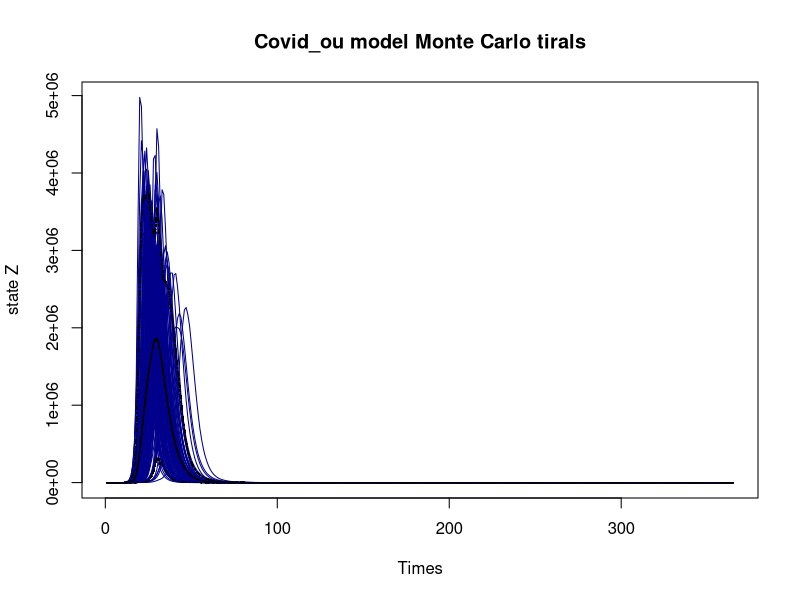
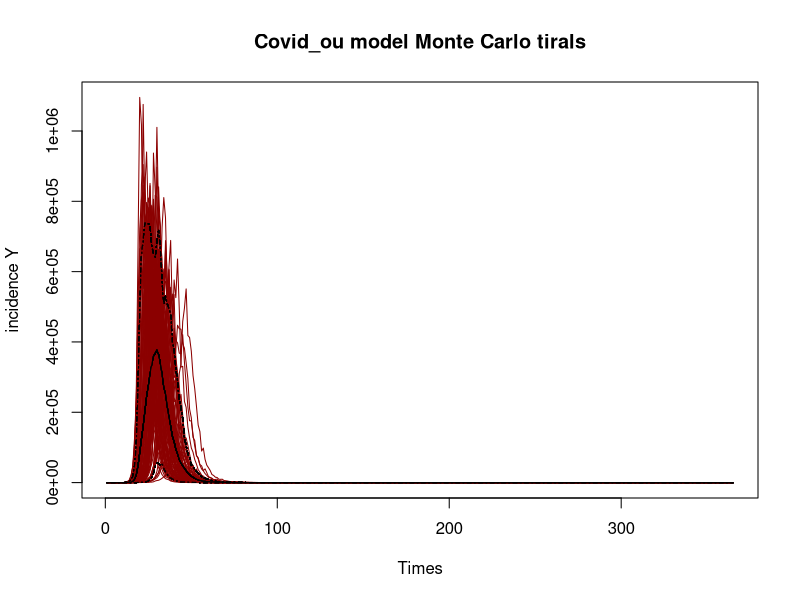
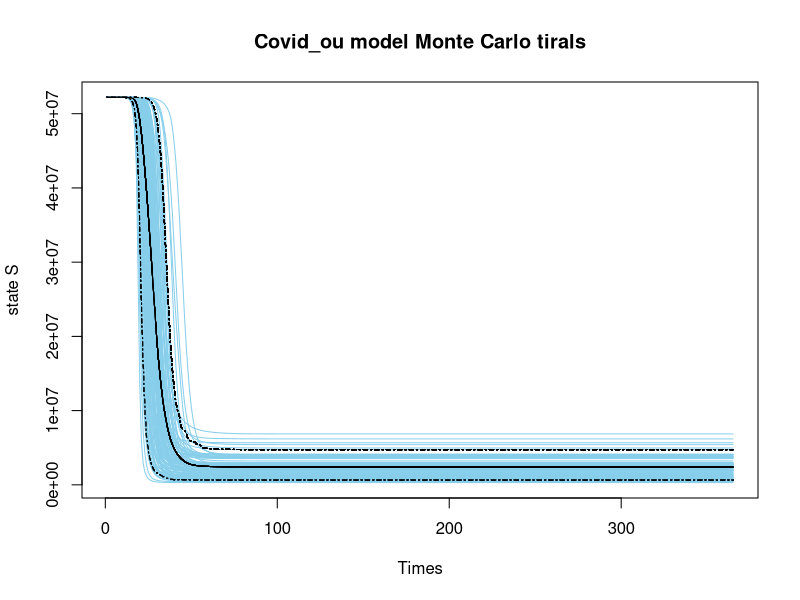
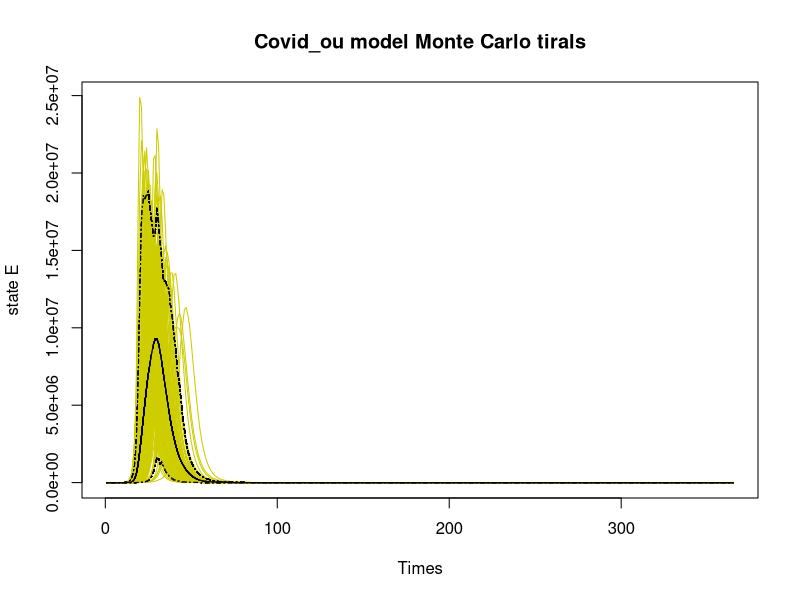
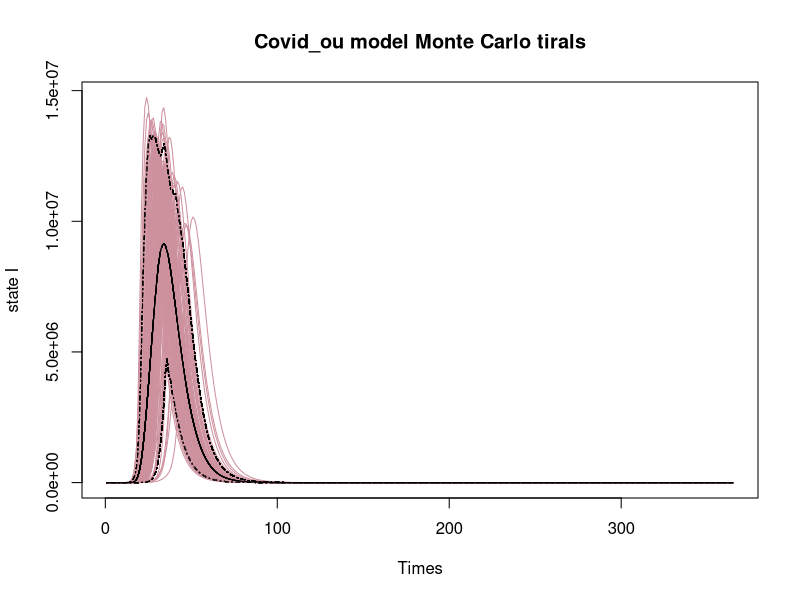
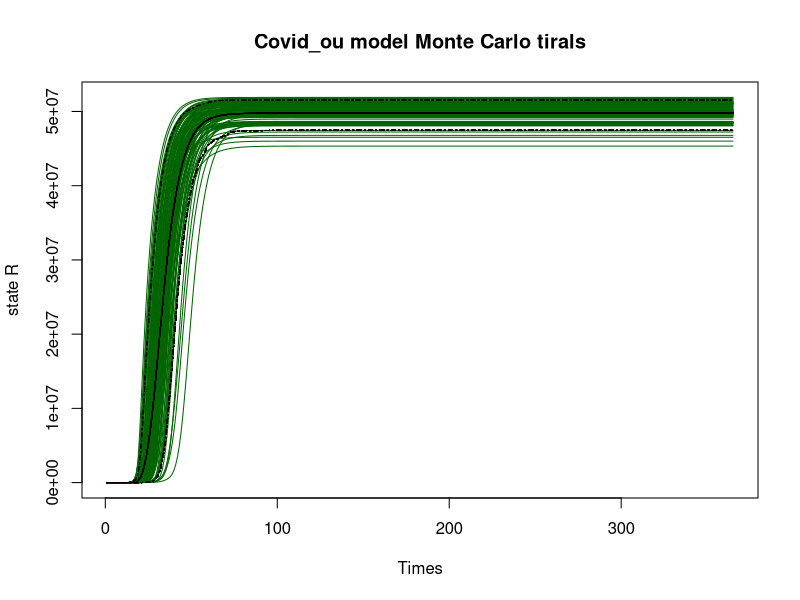
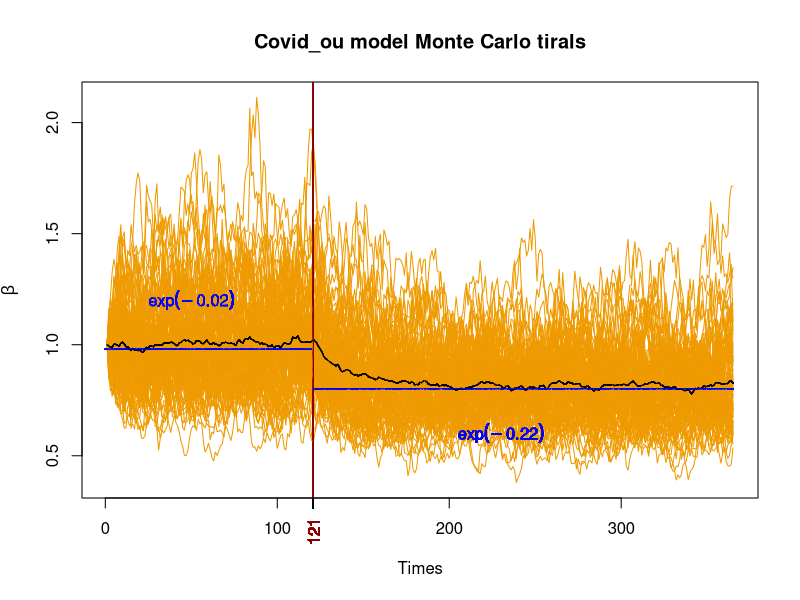
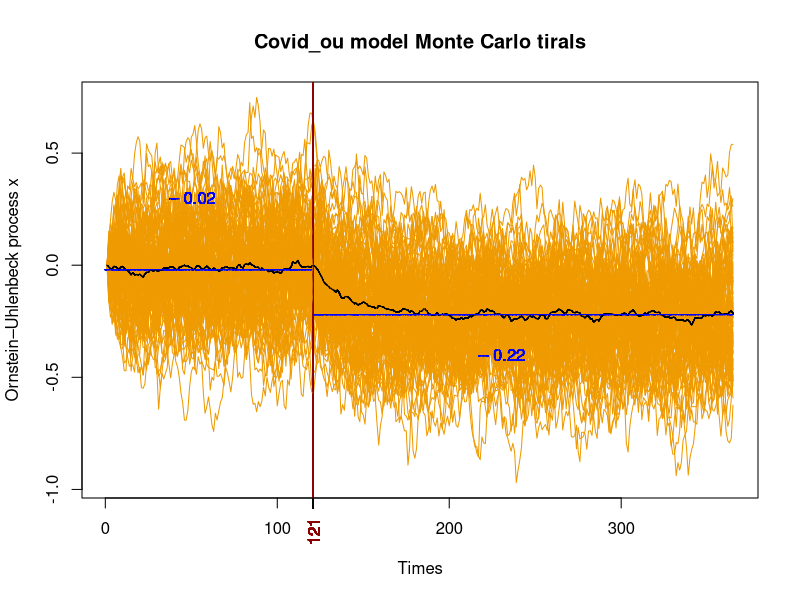

The R source for these figures, in order:
## ---- chunk 1
knitr::opts_chunk$set(echo = TRUE)
## ---- chunk 2

rm(list=ls())
require(deSolve)
set.seed(20241)


#Simulate an O-U Process
ornstein_uhlenbeck <- function(n,theta,sigma,x0,lens,mu,e){
  dt <- 1
  x<-vector(length=lens)
  for (i in 1:n) {
    if (i==1){x[i]=x0}
    else{
      x[i]  <-  x[i-1] + theta*(mu[i-1]-x[i-1])*dt + sigma*e[i-1]}
  }
  
  return(x)
}



gen_ode_model <- function(rep_time = 200, ori_seed = 20241, tims = 365, 
                          n = 52196381, pars = c(k=5, gamma=7),
                          ini_state = c(t=1,S=N-1, E=1, I=0, R=0),
                          tau = 0.1){
  
  times = 1:tims
  N = n
  
  mu = vector(length=tims) 
  for (t in 1:tims) {
    if (t <= 120){
      mu[t]=-0.02      }                    #No lock-down policy
    else {mu[t]=-0.2-0.02 }                 #Lock-down policy
  }
  mu = ts(mu)
  
  Zs = setNames(data.frame(matrix(NA, nrow = tims, ncol = rep_time)), paste0("Z", 1:rep_time))
  Ys = setNames(Zs, paste0("Y", 1:rep_time))
  dSs = setNames(Zs, paste0("dS", 1:rep_time))
  dEs = setNames(Zs, paste0("dE", 1:rep_time))
  dIs = setNames(Zs, paste0("dI", 1:rep_time))
  dRs = setNames(Zs, paste0("dR", 1:rep_time)) 
  
  # add x and e dataframe
  
  xs = setNames(Zs, paste0("x", 1:rep_time))
  es = setNames(Zs, paste0("e", 1:rep_time))
  
  
  params = pars   
  initial_state = ini_state
  tau1 = tau
  
  #Main ODE Model
  Covid_OU <- function(time, current_state, params){
    
    with(as.list(c(current_state, params)),{
      
      N <- S+E+I+R
      dt <- 1
      dS <- -exp(x[t])*S*(E+0.1*I)/N
      dE <- exp(x[t])*S*(E+0.1*I)/N - E*(1/k+1/gamma)
      dI <- E/k-I*(1/gamma+0.0087)
      dR <- (I+E)/gamma+0.0087*I
      
      return(list(c( dt, dS, dE, dI, dR)))
    })
  }
  
  ## rep 200 times 
  for (rep_i in 1:rep_time) {
    set.seed(ori_seed + 1000*rep_i)
    
    e = rnorm(n = length(times) , sd = 1)
    
    x = ornstein_uhlenbeck(tims, theta=0.05, sigma=sqrt(0.004), x0=0, tims,mu,e)
    
    
    model4 = ode(initial_state, times, Covid_OU, params)
    
    Z1 = model4[,4]/5
    
    Y1 = vector(length = tims)
    
    for (i in 1:tims){
      Y1[i] = rlnorm(1,log(Z1[i]/5),tau1)
    }
    
    dSi = model4[,3]
    dEi = model4[,4]
    dIi = model4[,5]
    dRi = model4[,6]
    
    
    Zs[, rep_i] = Z1
    Ys[, rep_i] = Y1
    dSs[, rep_i] = dSi
    dEs[, rep_i] = dEi
    dIs[, rep_i] = dIi
    dRs[, rep_i] = dRi
    
    ## add xi and ei to the data.frame
    xs[, rep_i] = x
    es[, rep_i] = e
    
  }
  
  # output
  return(list(    
    Z = Zs,
    Y = Ys,
    dS = dSs,
    dE = dEs,
    dI = dIs,
    dR = dRs,
    x = xs,
    e = es))
}


ode_example <- gen_ode_model(100)

## for z

zs = ncol(ode_example$Z)
zs_mean = apply(ode_example$Z,1,mean)
zs_95 = apply(ode_example$Z, 1, quantile, probs=0.95)
zs_05 = apply(ode_example$Z, 1, quantile, probs=0.05)
for (i in 1:zs) {
  if (i == 1){
    plot(ode_example$Z[,1], col="darkblue", type = "l", 
         ylim = c(0, max(ode_example$Z)),
         xlab = 'Times', ylab = 'state Z',main="Covid_ou model Monte Carlo tirals")
    }
  else{
    lines(ode_example$Z[,i], col="darkblue")
  }
  lines(zs_mean,col="black",type="l")
  lines(zs_95,col="black",lty="dotdash")
  lines(zs_05,col="black",lty="dotdash")
}

## for y

ys = ncol(ode_example$Y)
ys_mean = apply(ode_example$Y,1,mean)
ys_95 = apply(ode_example$Y, 1, quantile, probs=0.95)
ys_05 = apply(ode_example$Y, 1, quantile, probs=0.05)
for (i in 1:ys) {
  if (i == 1){
    plot(ode_example$Y[,1], col="darkred", type = "l", 
         ylim = c( min(ode_example$Y), max(ode_example$Y)),
         xlab = 'Times', ylab = 'incidence Y',main="Covid_ou model Monte Carlo tirals")
  }
  else{
    lines(ode_example$Y[,i], col="darkred")
  }
  lines(ys_mean,col="black",type="l")
  lines(ys_95,col="black",lty="dotdash")
  lines(ys_05,col="black",lty="dotdash")
}

## for s

ss = ncol(ode_example$dS)
ss_mean = apply(ode_example$dS,1,mean)
ss_95 = apply(ode_example$dS, 1, quantile, probs=0.95)
ss_05 = apply(ode_example$dS, 1, quantile, probs=0.05)
for (i in 1:ss) {
  if (i == 1){
    plot(ode_example$dS[,1], col="skyblue", type = "l", 
         ylim = c(min(ode_example$dS), max(ode_example$dS)),
         xlab = 'Times', ylab = 'state S',main="Covid_ou model Monte Carlo tirals")
  }
  else{
    lines(ode_example$dS[,i], col="skyblue")
  }
  lines(ss_mean,col="black",type="l")
  lines(ss_95,col="black",lty="dotdash")
  lines(ss_05,col="black",lty="dotdash")
}


## for e

es = ncol(ode_example$dE)
es_mean = apply(ode_example$dE,1,mean)
es_95 = apply(ode_example$dE, 1, quantile, probs=0.95)
es_05 = apply(ode_example$dE, 1, quantile, probs=0.05)
for (i in 1:es) {
  if (i == 1){
    plot(ode_example$dE[,1], col="yellow3", type = "l", 
         ylim = c(min(ode_example$dE), max(ode_example$dE)),
         xlab = 'Times', ylab = 'state E',main="Covid_ou model Monte Carlo tirals")
  }
  else{
    lines(ode_example$dE[,i], col="yellow3")
  }
  lines(es_mean,col="black",type="l")
  lines(es_95,col="black",lty="dotdash")
  lines(es_05,col="black",lty="dotdash")
}


## for i

is = ncol(ode_example$dI)
is_mean = apply(ode_example$dI,1,mean)
is_95 = apply(ode_example$dI, 1, quantile, probs=0.95)
is_05 = apply(ode_example$dI, 1, quantile, probs=0.05)
for (i in 1:is) {
  if (i == 1){
    plot(ode_example$dI[,1], col="pink3", type = "l", 
         ylim = c(min(ode_example$dI), max(ode_example$dI)),
         xlab = 'Times', ylab = 'state I',main="Covid_ou model Monte Carlo tirals")
  }
  else{
    lines(ode_example$dI[,i], col="pink3")
  }
  lines(is_mean,col="black",type="l")
  lines(is_95,col="black",lty="dotdash")
  lines(is_05,col="black",lty="dotdash")
}


## for R

rs = ncol(ode_example$dR)
rs_mean = apply(ode_example$dR,1,mean)
rs_95 = apply(ode_example$dR, 1, quantile, probs=0.95)
rs_05 = apply(ode_example$dR, 1, quantile, probs=0.05)
for (i in 1:rs) {
  if (i == 1){
    plot(ode_example$dR[,1], col="darkgreen", type = "l", 
         ylim = c(min(ode_example$dR), max(ode_example$dR)),
         xlab = 'Times', ylab = 'state R',main="Covid_ou model Monte Carlo tirals")
  }
  else{
    lines(ode_example$dR[,i], col="darkgreen")
  }
  lines(rs_mean,col="black",type="l")
  lines(rs_95,col="black",lty="dotdash")
  lines(rs_05,col="black",lty="dotdash")
}



############### add plot of x and e

## for beta
xs = ncol(ode_example$x)
beta_mean = apply(exp(ode_example$x),1,mean)
for (i in 1:xs) {
  if (i == 1){
    plot(exp(ode_example$x[,1]), col="orange2", type = "l", 
         ylim = c(min(exp(ode_example$x)), max(exp(ode_example$x))),
         xlab = 'Times', ylab = expression(beta),main="Covid_ou model Monte Carlo tirals")
  }
  else{
    lines(exp(ode_example$x[,i]), col="orange2")
  }
  lines(beta_mean,col="black",type="l")
  # abline(h=exp(-0.02), col="blue")
  abline(v=121, col="darkred")
  axis(1, at=121,labels=121, col.axis="darkred", las=2)
  segments(x0=0, y0=0.98, x1 = 120, y1 = 0.98,col="blue")
  tt1 <-expression(mu=exp(-0.02))
  text(50,1.2,tt1,col="blue")
  segments(x0=121, y0=0.802, x1 =365, y1 = 0.802,col="blue")
  tt2 <-expression(mu=exp(-0.22))
  text(230,0.6,tt2,col="blue")
  
}

## for x
xs = ncol(ode_example$x)
xs_mean = apply(ode_example$x,1,mean)
xs_95 = apply(ode_example$x, 1, quantile, probs=0.95)
xs_05 = apply(ode_example$x, 1, quantile, probs=0.05)
for (i in 1:xs) {
  if (i == 1){
    plot(ode_example$x[,1], col="orange2", type = "l", 
         ylim = c(min((ode_example$x)), max((ode_example$x))),
         xlab = 'Times', ylab = 'Ornstein–Uhlenbeck process x',main="Covid_ou model Monte Carlo tirals")
  }
  else{
    lines((ode_example$x[,i]), col="orange2")
  }
  lines(xs_mean,col="black",type="l")
  # lines(xs_95,col="black",lty="dotdash")
  # lines(xs_05,col="black",lty="dotdash")
  abline(v=121, col="darkred")
  axis(1, at=121,labels=121, col.axis="darkred", las=2)
  segments(x0=0, y0=-0.02, x1 = 120, y1 = -0.02,col="blue")
  tt1 <-expression(mu=-0.02)
  text(50,0.3,tt1,col="blue")
  segments(x0=121, y0=-0.22, x1 =365, y1 = -0.22,col="blue")
  tt2 <-expression(mu=-0.22)
  text(230,-0.4,tt2,col="blue")
}

## for e

# es = ncol(ode_example$e)
# 
# for (i in 1:es) {
#   if (i == 1){
#     plot(ode_example$e[,1], col="grey", type = "l", 
#          ylim = c(min(ode_example$e), max(ode_example$e)),
#          xlab = 'Times', ylab = 'e',main="Covid_ou model Monte Carlo tirals")
#   }
#   else{
#     lines(ode_example$e[,i], col="grey")
#   }
# }


## for all


lims = c(0, max(max(ode_example$dS), max(ode_example$dE), 
           max(ode_example$dI), max(ode_example$dR)))

ss = ncol(ode_example$dS)

for (i in 1:ss) {
  if (i == 1){
    plot(ode_example$dS[,1], col="skyblue", type = "l", 
         ylim = lims,
         xlab = 'Times', ylab = 'All states')
  }
  else{
    lines(ode_example$dS[,i], col="skyblue")
  }
  lines(ode_example$dE[,i], col="yellow3")
  lines(ode_example$dI[,i], col="pink3")
  lines(ode_example$dR[,i], col="darkgreen")
}

## ---- chunk 3
#Checking procedure for Poisson Distribution

rm(list=ls())
require(deSolve)
set.seed(20241)


#Simulate an O-U Process ? bugs
ornstein_uhlenbeck <- function(n,theta,sigma,x0,lens,mu,e){
  dt <- 1
  x<-vector(length=lens)
  for (i in 1:n) {
    if (i==1){x[i]=x0}
    else{
      x[i]  <-  x[i-1] + theta*(mu[i-1]-x[i-1])*dt + sigma*e[i-1]}
  }
  
  return(x)
}



gen_ode_model <- function(rep_time = 200, ori_seed = 20241, tims = 365, 
                          n = 52196381, pars = c(k=5, gamma=9),
                          ini_state = c(t=1,S=N-1, E=1, I=0, R=0)
                          ){
  
  times = 1:tims
  N = n
  
  mu = vector(length=tims) 
  for (t in 1:tims) {
    if (t <= 120){
      mu[t]=-0.02      }                    #No lock-down policy
    else {mu[t]=-0.2-0.02 }                 #Lock-down policy
  }
  mu = ts(mu)
  
  Zs = setNames(data.frame(matrix(NA, nrow = tims, ncol = rep_time)), paste0("Z", 1:rep_time))
  Ys = setNames(Zs, paste0("Y", 1:rep_time))
  dSs = setNames(Zs, paste0("dS", 1:rep_time))
  dEs = setNames(Zs, paste0("dE", 1:rep_time))
  dIs = setNames(Zs, paste0("dI", 1:rep_time))
  dRs = setNames(Zs, paste0("dR", 1:rep_time)) 
  
  # add x and e dataframe
  
  xs = setNames(Zs, paste0("x", 1:rep_time))
  es = setNames(Zs, paste0("e", 1:rep_time))
  
  
  params = pars   
  initial_state = ini_state
  
  #Main ODE Model
  Covid_OU <- function(time, current_state, params){
    
    with(as.list(c(current_state, params)),{
      
      N <- S+E+I+R
      dt <- 1
      dS <- -exp(x[t])*S*(E+0.1*I)/N
      dE <- exp(x[t])*S*(E+0.1*I)/N - E*(1/k+1/gamma)
      dI <- E/k-I*(1/gamma+0.0087)
      dR <- (I+E)/gamma+0.0087*I
      
      return(list(c( dt, dS, dE, dI, dR)))
    })
  }
  
  ## rep 200 times 
  for (rep_i in 1:rep_time) {
    set.seed(ori_seed + 1000*rep_i)
    
    e = rnorm(n = length(times) , sd = 1)
    
    x = ornstein_uhlenbeck(tims, theta=0.05, sigma=sqrt(0.004), x0=0, tims,mu,e)
    
    
    model4 = ode(initial_state, times, Covid_OU, params)
    
    Z1 = model4[,4]/5
    
    Y1 = vector(length = tims)
    
    for (i in 1:tims){
      Y1[i] = rpois(1,Z1[i]/5)
    }
    
    dSi = model4[,3]
    dEi = model4[,4]
    dIi = model4[,5]
    dRi = model4[,6]
    
    
    Zs[, rep_i] = Z1
    Ys[, rep_i] = Y1
    dSs[, rep_i] = dSi
    dEs[, rep_i] = dEi
    dIs[, rep_i] = dIi
    dRs[, rep_i] = dRi
    
    ## add xi and ei to the data.frame
    xs[, rep_i] = x
    es[, rep_i] = e
    
  }
  
  # output
  return(list(    
    Z = Zs,
    Y = Ys,
    dS = dSs,
    dE = dEs,
    dI = dIs,
    dR = dRs,
    x = xs,
    e = es))
}


ode_example <- gen_ode_model(200)

## for z

zs = ncol(ode_example$Z)
zs_mean = apply(ode_example$Z,1,mean)
zs_95 = apply(ode_example$Z, 1, quantile, probs=0.95)
zs_05 = apply(ode_example$Z, 1, quantile, probs=0.05)
for (i in 1:zs) {
  if (i == 1){
    plot(ode_example$Z[,1], col="darkblue", type = "l", 
         ylim = c(0, max(ode_example$Z)),
         xlab = 'Times', ylab = 'state Z',main="Covid_ou model Monte Carlo tirals")
    }
  else{
    lines(ode_example$Z[,i], col="darkblue")
  }
  lines(zs_mean,col="black",type="l")
  lines(zs_95,col="black",lty="dotdash")
  lines(zs_05,col="black",lty="dotdash")
}

## for y

ys = ncol(ode_example$Y)
ys_mean = apply(ode_example$Y,1,mean)
ys_95 = apply(ode_example$Y, 1, quantile, probs=0.95)
ys_05 = apply(ode_example$Y, 1, quantile, probs=0.05)
for (i in 1:ys) {
  if (i == 1){
    plot(ode_example$Y[,1], col="darkred", type = "l", 
         ylim = c( min(ode_example$Y), max(ode_example$Y)),
         xlab = 'Times', ylab = 'incidence Y',main="Covid_ou model Monte Carlo tirals")
  }
  else{
    lines(ode_example$Y[,i], col="darkred")
  }
  lines(ys_mean,col="black",type="l")
  lines(ys_95,col="black",lty="dotdash")
  lines(ys_05,col="black",lty="dotdash")
}

## for s

ss = ncol(ode_example$dS)
ss_mean = apply(ode_example$dS,1,mean)
ss_95 = apply(ode_example$dS, 1, quantile, probs=0.95)
ss_05 = apply(ode_example$dS, 1, quantile, probs=0.05)
for (i in 1:ss) {
  if (i == 1){
    plot(ode_example$dS[,1], col="skyblue", type = "l", 
         ylim = c(min(ode_example$dS), max(ode_example$dS)),
         xlab = 'Times', ylab = 'state S',main="Covid_ou model Monte Carlo tirals")
  }
  else{
    lines(ode_example$dS[,i], col="skyblue")
  }
  lines(ss_mean,col="black",type="l")
  lines(ss_95,col="black",lty="dotdash")
  lines(ss_05,col="black",lty="dotdash")
}


## for e

es = ncol(ode_example$dE)
es_mean = apply(ode_example$dE,1,mean)
es_95 = apply(ode_example$dE, 1, quantile, probs=0.95)
es_05 = apply(ode_example$dE, 1, quantile, probs=0.05)
for (i in 1:es) {
  if (i == 1){
    plot(ode_example$dE[,1], col="yellow3", type = "l", 
         ylim = c(min(ode_example$dE), max(ode_example$dE)),
         xlab = 'Times', ylab = 'state E',main="Covid_ou model Monte Carlo tirals")
  }
  else{
    lines(ode_example$dE[,i], col="yellow3")
  }
  lines(es_mean,col="black",type="l")
  lines(es_95,col="black",lty="dotdash")
  lines(es_05,col="black",lty="dotdash")
}


## for i

is = ncol(ode_example$dI)
is_mean = apply(ode_example$dI,1,mean)
is_95 = apply(ode_example$dI, 1, quantile, probs=0.95)
is_05 = apply(ode_example$dI, 1, quantile, probs=0.05)
for (i in 1:is) {
  if (i == 1){
    plot(ode_example$dI[,1], col="pink3", type = "l", 
         ylim = c(min(ode_example$dI), max(ode_example$dI)),
         xlab = 'Times', ylab = 'state I',main="Covid_ou model Monte Carlo tirals")
  }
  else{
    lines(ode_example$dI[,i], col="pink3")
  }
  lines(is_mean,col="black",type="l")
  lines(is_95,col="black",lty="dotdash")
  lines(is_05,col="black",lty="dotdash")
}


## for R

rs = ncol(ode_example$dR)
rs_mean = apply(ode_example$dR,1,mean)
rs_95 = apply(ode_example$dR, 1, quantile, probs=0.95)
rs_05 = apply(ode_example$dR, 1, quantile, probs=0.05)
for (i in 1:rs) {
  if (i == 1){
    plot(ode_example$dR[,1], col="darkgreen", type = "l", 
         ylim = c(min(ode_example$dR), max(ode_example$dR)),
         xlab = 'Times', ylab = 'state R',main="Covid_ou model Monte Carlo tirals")
  }
  else{
    lines(ode_example$dR[,i], col="darkgreen")
  }
  lines(rs_mean,col="black",type="l")
  lines(rs_95,col="black",lty="dotdash")
  lines(rs_05,col="black",lty="dotdash")
}



############### add plot of x and e

## for beta
xs = ncol(ode_example$x)
beta_mean = apply(exp(ode_example$x),1,mean)
for (i in 1:xs) {
  if (i == 1){
    plot(exp(ode_example$x[,1]), col="orange2", type = "l", 
         ylim = c(min(exp(ode_example$x)), max(exp(ode_example$x))),
         xlab = 'Times', ylab = expression(beta),main="Covid_ou model Monte Carlo tirals")
  }
  else{
    lines(exp(ode_example$x[,i]), col="orange2")
  }
  lines(beta_mean,col="black",type="l")
  # abline(h=exp(-0.02), col="blue")
  abline(v=121, col="darkred")
  axis(1, at=121,labels=121, col.axis="darkred", las=2)
  segments(x0=0, y0=0.98, x1 = 120, y1 = 0.98,col="blue")
  tt1 <-expression(mu=exp(-0.02))
  text(50,1.2,tt1,col="blue")
  segments(x0=121, y0=0.802, x1 =365, y1 = 0.802,col="blue")
  tt2 <-expression(mu=exp(-0.22))
  text(230,0.6,tt2,col="blue")
  
}

## for x
xs = ncol(ode_example$x)
xs_mean = apply(ode_example$x,1,mean)
xs_95 = apply(ode_example$x, 1, quantile, probs=0.95)
xs_05 = apply(ode_example$x, 1, quantile, probs=0.05)
for (i in 1:xs) {
  if (i == 1){
    plot(ode_example$x[,1], col="orange2", type = "l", 
         ylim = c(min((ode_example$x)), max((ode_example$x))),
         xlab = 'Times', ylab = 'Ornstein–Uhlenbeck process x',main="Covid_ou model Monte Carlo tirals")
  }
  else{
    lines((ode_example$x[,i]), col="orange2")
  }
  lines(xs_mean,col="black",type="l")
  # lines(xs_95,col="black",lty="dotdash")
  # lines(xs_05,col="black",lty="dotdash")
  abline(v=121, col="darkred")
  axis(1, at=121,labels=121, col.axis="darkred", las=2)
  segments(x0=0, y0=-0.02, x1 = 120, y1 = -0.02,col="blue")
  tt1 <-expression(mu=-0.02)
  text(50,0.3,tt1,col="blue")
  segments(x0=121, y0=-0.22, x1 =365, y1 = -0.22,col="blue")
  tt2 <-expression(mu=-0.22)
  text(230,-0.4,tt2,col="blue")
}

## for e

# es = ncol(ode_example$e)
# 
# for (i in 1:es) {
#   if (i == 1){
#     plot(ode_example$e[,1], col="grey", type = "l", 
#          ylim = c(min(ode_example$e), max(ode_example$e)),
#          xlab = 'Times', ylab = 'e',main="Covid_ou model Monte Carlo tirals")
#   }
#   else{
#     lines(ode_example$e[,i], col="grey")
#   }
# }


## for all


lims = c(0, max(max(ode_example$dS), max(ode_example$dE), 
           max(ode_example$dI), max(ode_example$dR)))

ss = ncol(ode_example$dS)

for (i in 1:ss) {
  if (i == 1){
    plot(ode_example$dS[,1], col="skyblue", type = "l", 
         ylim = lims,
         xlab = 'Times', ylab = 'All states')
  }
  else{
    lines(ode_example$dS[,i], col="skyblue")
  }
  lines(ode_example$dE[,i], col="yellow3")
  lines(ode_example$dI[,i], col="pink3")
  lines(ode_example$dR[,i], col="darkgreen")
}
